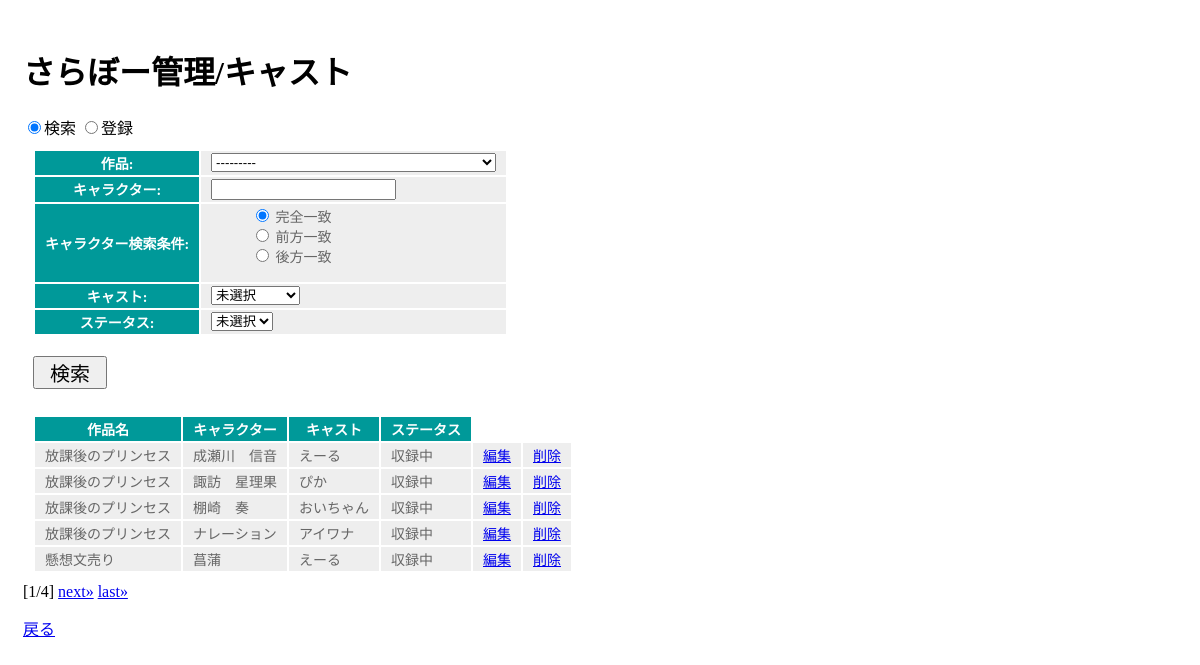
The app's page /appWorks/cast/ (signed in) with its own data.
### appWorks/models.py (models this page shows)
class Cast(models.Model):
    workID = models.IntegerField()
    character = models.CharField(max_length=45)
    cast = models.CharField(max_length=45)
    status = models.BooleanField(default=False)

### appWorks/views.py (the view, shortened to what this page needs)
# urls.py: path('cast/', appWorks.views.cast, name='cast'),
@login_required
def cast(request, num=1):
    global message
    global chk
    whereSQL = ["status = '0'"]
    sql =  "SELECT "
    sql += "        c.id, "
    sql += "        w.title, "
    sql += "        c.character, "
    sql += "        c.cast, "
    sql += "        CASE c.status "
    sql += "            WHEN 1 THEN '完了' "
    sql += "            ELSE '収録中' "
    sql += "        END AS status "
    sql += "FROM "
    sql += "        appWorks_cast AS c "
    sql += "INNER JOIN "
    sql += "        appWorks_works AS w "
    sql += "ON "
    sql += "        c.workID = w.id "
    if whereSQL:
        sql += ' WHERE '
        i = 0
        for SQL in whereSQL:
            if i == 0:
                sql += SQL
            else:
                sql += 'AND ' + SQL
            i += 1
    sql += ';'
    data = Cast.objects.raw(sql)
    page = Paginator(data, 5)
    params= {
        'title':'さらぼー管理/キャスト',
        'type':'キャスト',
        'msg':message,
        'inputForm':castForm(),
        'searchForm':searchCastForm(),
        'data':page.get_page(num),
        'chk':chk,
    }
    if 'input' in request.POST:
        params['inputForm'] = castForm(request.POST)
        params['chk'] = False
    elif 'search' in request.POST:
        params['searchForm'] = searchCastForm(request.POST)
        params['chk'] = True
    return render(request, 'appWorks/cast.html', params)

### appWorks/forms.py
class castForm(forms.Form):
    workID = forms.ModelChoiceField(queryset=Works.objects.all(),
                                    label="作品",
                                    to_field_name="id")
    character = forms.CharField(label="キャラクター",
                                max_length=45)
    user = User.objects.all()
    listCast = [
            (-1, 'ゲスト'),
            (-2, '未定')
        ]
    for item in user:
        listCast.append((item.id, item.name))
    cast = forms.ChoiceField(choices=listCast,
                            label="キャスト")
    status = forms.BooleanField(label="ステータス", required=False)

### appWorks/models.py (called while the page is built)
    def __str__(self):
        return self.title

### appWorks/templates/appWorks/cast.html (shortened to what this page needs)
﻿{% load static %}
<!DOCTYPE html>
<html lang="ja">
<head>
    <link rel="stylesheet" type="text/css" href="{% static 'css/works.css' %}">
</head>
<body>
    <h1>{{title}}</h1>
    {% if chk == True %}
        <input class="check" type="radio" name="select" value="search" checked>検索
        <input class="check" type="radio" name="select" value="input">登録
    {% else %}
        <input class="check" type="radio" name="select" value="search">検索
        <input class="check" type="radio" name="select" value="input" checked>登録
    {% endif %}
    <form class="search_form" action="{% url 'cast' %}" method="post">
        <table>
            {{ searchForm.as_table }}
        </table>
        <input class="btn" type="submit" name="search" value="検索">
    </form>
    <table class="data-table">
        <tr class="thead">
            <th>作品名</th>
            <th>キャラクター</th>
            <th>キャスト</th>
            <th>ステータス</th>
        </tr>
        {% for item in data %}
            <tr>
                <td data-label="作品名">{{item.title}}</td>
                <td data-label="キャラクター">{{item.character}}</td>
                <td data-label="キャスト">{{item.cast}}</td>
                <td data-label="ステータス">{{item.status}}</td>
                <td><a href="{% url 'edit' page='cast' id=item.id %}">編集</a></td>
                <td><a href="{% url 'delete' page='cast' id=item.id %}">削除</a></td>
            </tr>
        {% endfor %}
    </table>
    <div class="pagination">
        <span class="current">
            [{{data.number}}/{{data.paginator.num_pages}}]
        </span>
        {% if data.has_next %}
            <a href="{% url 'cast' %}{{data.next_page_number}}">next&raquo;</a>
            <a href="{% url 'cast' %}{{data.paginator.num_pages}}">last&raquo;</a>
        {% endif %}
    </div>
    <a class="return" href="{% url 'index' %}">戻る</a>
</body>
</html>

### appWorks/static/css/works.css (style rules this page uses)
* { box-sizing: border-box; }
body { padding-left: 15px; }
.btn { margin: 10px 10px; font-size: 20px; padding: 0px 15px; }
table { margin: 10px; font-size: 14px; }
table tr th { background-color: #099; color: white; padding: 2px 10px; border-width: 2px; }
table tr td { background-color: #eee; color: #666; padding: 2px 10px; border-width: 2px; }
.return { display: block; margin-top: 15px; }
ul { list-style-type: none; }

### records on screen
Cast: title "放課後のプリンセス", character "成瀬川 信音", cast "えーる", status "収録中"
Cast: title "放課後のプリンセス", character "諏訪 星理果", cast "ぴか", status "収録中"
Cast: title "放課後のプリンセス", character "棚崎 奏", cast "おいちゃん", status "収録中"
Cast: title "放課後のプリンセス", character "ナレーション", cast "アイワナ", status "収録中"
Cast: title "懸想文売り", character "菖蒲", cast "えーる", status "収録中"

### other values on screen
{{ title }} "さらぼー管理/キャスト"
{{ data.number }} "1"
{{ data.paginator.num_pages }} "4"
